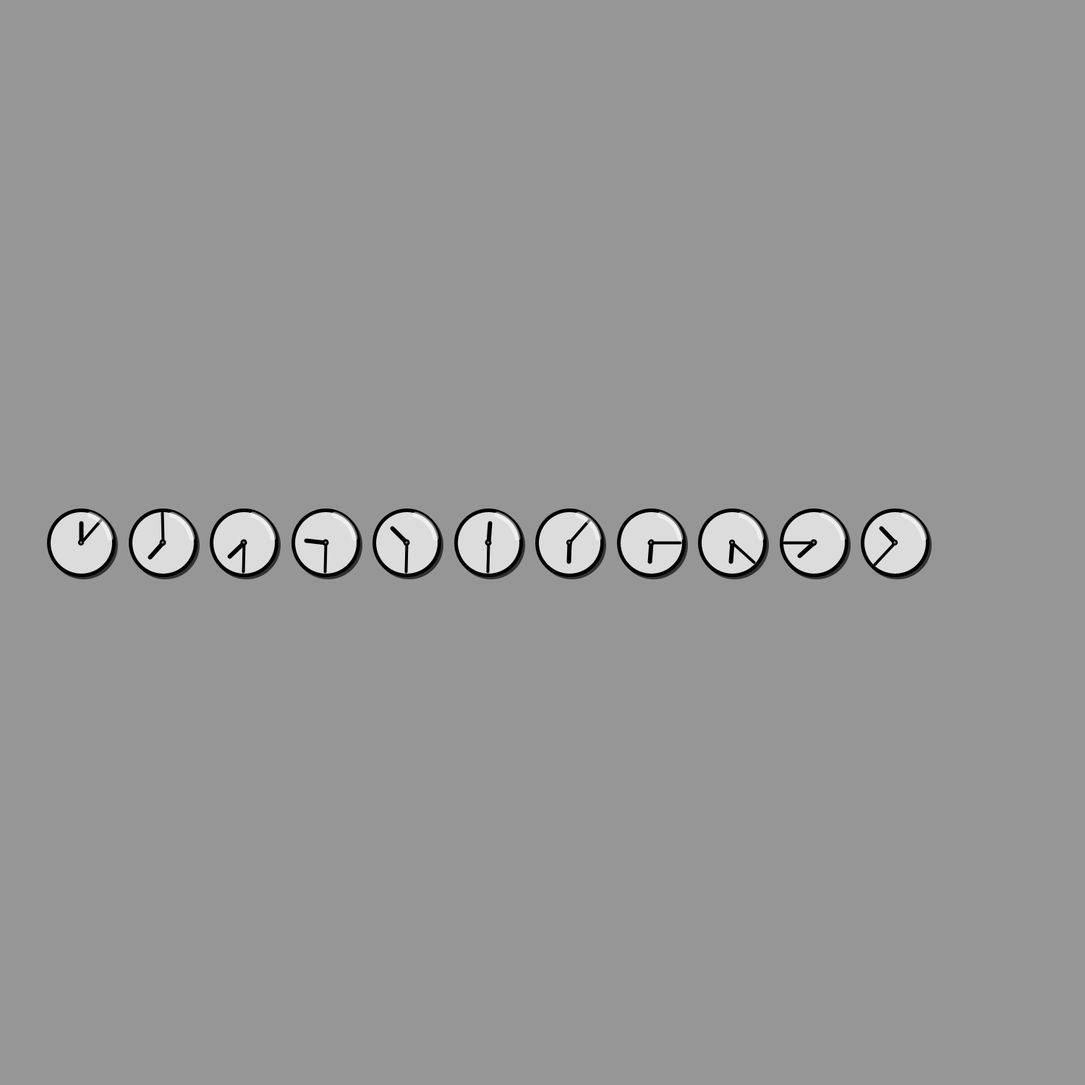
Frame 1 (no input)
Frame 2 (the mouse pressed at the canvas centre, redrawn once): identical to frame 1, image omitted

The Processing sketch that drew this single still picture (run headless with seeded random() and noise(); the mouse was pressed at the canvas centre and the sketch redrawn once):

// Processing sketch: clocks
// ── clocks.pde


void setup() {
  size(1500, 1500);
  noLoop();
  println(addSemaphoreEscapes("ABC123ABC DEF345 678"));
}

void draw() {
  background(150);
  Time[] times = semaphoreEncode("0123456789");
  drawClocks(times);
  save("output\\output.png");
}

void drawClocks(Time[] times) {
  int n = times.length;
  int r = width/(3*n);
  int y = height/2;
  for (int i=0; i<n; i++) {
    int x = (int) (2.5*i*r + 2.5*r);
    Time t = times[i];
    drawClock(x, y, r, t.hour, t.minute);
  }
}

void drawClocks(Time[][] times) {
  int n = times.length;
  int r = width/(3*n);
  int y = height/2;
  for (int i=0; i<n; i++) {
    int x = (int) (2.5*i*r + 2.5*r);
    Time t = times[i][0];
    drawClock(x, y, r, t.hour, t.minute);
  }
}
// ── Utils.pde
class Time {
  int hour;
  int minute;
  Time(int h, int m) {
    hour=h;
    minute=m;
  }

  Time(Time t) {
    hour = t.hour;
    minute = t.minute;
  }
}

// Encode letters a-z
int[][] semaphoreLetterTable = {
  {7, 30}, {9, 30}, {10, 30}, {12, 30}, {6, 7}, // ABCDE
  {6, 15}, {6, 22}, {7, 45}, {10, 37}, {12, 15}, // FGHIJ
  {7, 0}, {7, 7}, {7, 15}, {7, 22}, {8, 52}, // KLMNO
  {9, 0}, {9, 7}, {9, 15}, {9, 22}, {11, 00}, // PQRST
  {10, 7}, {12, 22}, {1, 15}, {1, 22}, {10, 15}, // UVWXY
  {4, 15}    // Z
};



// Return semaphore coding of the given text.
// Numbers are mapped to A-I and K (# is not
// inserted so the caller should be responsible for
// inserting the #). Space is encoded.
Time[] semaphoreEncode(String puzzleText) {
  puzzleText = addSemaphoreEscapes(puzzleText); // insert # or L when switching from alpha ton non alpha and back

  Time[] ret = new Time[puzzleText.length()];
  for (int i=0; i< puzzleText.length(); i++) {
    ret[i] = semaphoreEncode(puzzleText.charAt(i));
  }
  return ret;
}

// insert # or L when switching from alpha to non alpha and back.
// Throws IllegalArgumentException if a non-alnum (or space) character is detected.
String addSemaphoreEscapes(String puzzleText) {
  puzzleText = puzzleText.toUpperCase();
  String ret = "";
  Boolean alpha=true;
  for (int i=0; i< puzzleText.length(); i++) {
    char c = puzzleText.charAt(i);
    if (c >='0' && c <='9') {
      // Numeric
      if (alpha) {
        ret += '#';
        alpha=false;
      }
      ret += c;
    } else if ((c >= 'A' && c <= 'Z')|| (c ==' ')) {
      // Alpha
      if (!alpha) {
        ret += 'L';
        alpha=true;
      }
      ret += c;
    } else {
      throw new IllegalArgumentException("unsopported semaphore clar: " + c);
    }
  }
  return ret;
}


Time semaphoreEncode(char c) {
  // Reference: https://en.wikipedia.org/wiki/Flag_semaphore 
  c = Character.toUpperCase(c);
  int[] time;
  if (c == '#') {
    return new Time(12, 7); // ***** EARLY RETURN *****
  } else if (c == ' ') {
    return new Time(6, 30); // ***** EARLY RETURN *****
  } else if (c == '0') {
    return  semaphoreEncode('K'); // ***** EARLY RETURN *****
  } else if (c >= '1' && c <= '9') {
    time =  semaphoreLetterTable[c-'1'];
  } else if (c >= 'A' && c <= 'Z') {
    time =  semaphoreLetterTable[c-'A'];
  } else {
    throw new IllegalArgumentException("Illegal character: " + c);
  }

  return new Time(time[0], time[1]);
}


void drawClock(int x, int y, int r, int hour, int minute) {
  fill(220);
  strokeWeight(5);
  stroke(50);
  ellipse(x+3, y+3, 2*r, 2*r);
  stroke(0);
  ellipse(x, y, 2*r, 2*r);


  // draw hour hand
  float hourAngle = 2*PI*(hour/12.0 + minute/(12*60.0))   - PI/2;
  // HACK - for semaphores - make the hour hand closer to the 8 possible
  // semaphor positions.
  float hourAngleDegrees = degrees(hourAngle);
  float fraction  = 8*hourAngleDegrees/360;
  float delta = fraction - round(fraction);
  float newDelta = delta/3; // Increase the denominator to do more clamping to semaphore directions.
  hourAngleDegrees = (round(fraction)+newDelta)*360/8;
  hourAngle = radians(hourAngleDegrees);
  pushMatrix();
  translate(x, y); 
  rotate(hourAngle);
  strokeWeight(6);
  line(0, 0, 0.6*r, 0);
  popMatrix();



  // draw minute hand
  float minuteAngle = 2*PI*minute/60.0  - PI/2;
  pushMatrix();
  translate(x, y); 
  rotate(minuteAngle);
  strokeWeight(4);
  line(0, 0, 0.9*r, 0);
  fill(0);
  ellipse(0, 0, 0.1*r, 0.1*r);
  fill(128);
  noStroke();
  ellipse(0, 0, 0.07*r, 0.07*r);
  popMatrix();

  // Draw glass
  pushMatrix();
  translate(x, y); 
  //beginShape();
  noFill();
  stroke(255, 128);
  strokeWeight(8);
  arc(0, 0, 1.8*r, 1.8*r, -PI/2.5, -PI/20);
  //endShape();
  popMatrix();
}
